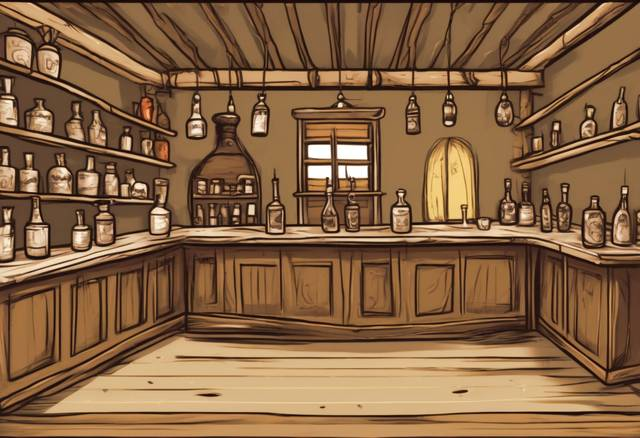
#> input picture src/art/pintado/mg/escena-bar.jpg, 640 x 438 px
$ python -i integrar_arte.py   (imports and definitions only)
#> lines starting #> are read from the running program, lines starting #| are printed output that depends on the picture
#> further down, picture is the input picture: PIL image 640x438 RGB; mean R, G, B 134.4, 99.3, 66.9
"""Mete en el juego las piezas generadas en Kaggle (tools/kaggle/generar_piezas.py).

Uso:
    python3 tools/integrar_arte.py <carpeta del zip descomprimido> <elecciones.json>

elecciones.json: {"clave_del_juego": "nombre_candidata.png" | {"img": ..., "recorte": [x0, y0, x1, y1]}, ...}
  p. ej. {"naranjo": "naranjo__1037.png", "fachada-1-0": {"img": "fachada-1__1074.png", "recorte": [0, 0.35, 1, 1]}}
  recorte: parte de la imagen que se usa, en fracciones (0–1) de ancho y alto.

Cada pieza se ajusta al tamaño exacto de su entrada en src/art/index.ts (w × h × scale) y se
guarda en src/art/pintado/<clave>.png, que sustituye al dibujo SVG automáticamente. Para que el
juego siga yendo fluido en el móvil las imágenes se reducen a ese tamaño y a 256 colores.
"""
import json
import os
import re
import sys

from PIL import Image, ImageChops, ImageEnhance, ImageFilter

RAIZ = os.path.dirname(os.path.dirname(os.path.abspath(__file__)))
DESTINO = os.path.join(RAIZ, "src", "art", "pintado")

# Tamaños (w, h, scale, oy) copiados de src/art/index.ts; oy = altura relativa del punto de apoyo
CONST = {"HOUSE_W": 120, "HOUSE_H": 84, "CORNER_W": 52, "CORNER_H": 84}
LANDMARK = {
    "iglesia": {"largo": (190, 70), "corto": (80, 86)},
    "ayuntamiento": {"largo": (190, 64), "corto": (70, 64)},
    "estacion": {"largo": (220, 56), "corto": (60, 56)},
    "cuartel": {"largo": (160, 52), "corto": (60, 52)},
}
SPRITES = {  # clave: (w, h, scale, oy)
    "naranjo": (64, 84, 1.5, 0.93),
    "olivo": (72, 84, 1.5, 0.93),
    "arbusto": (44, 32, 1.5, 0.84),
    "farola": (26, 80, 1.5, 0.95),
    "banco": (52, 30, 1.5, 0.85),
    "maceta": (20, 24, 1.5, 0.95),
    "buganvilla": (40, 56, 1.5, 0.95),
    "pilon": (64, 44, 1.5, 0.88),
    "papelera": (16, 26, 1.5, 0.95),
    "estatua": (68, 128, 2, 0.95),
}
TEXTURAS = {  # clave: lado en píxeles de la textura
    "suelo-asfalto": 256,
    "suelo-acera": 128,
    "suelo-empedrado": 128,
    "suelo-tierra": 512,
    "suelo-campo": 512,
    "suelo-cesped": 512,
    "suelo-losas": 128,
    "teja-0": 96,
    "teja-1": 96,
    "teja-2": 96,
}


# [34 lines left out: functions tamano_muro, reducir, entonar, not called in this run]


def simplificar(im, colores=10):
    """Para objetos pequeños: quita el detalle fino (líneas de boceto, texturas) y deja manchas
    planas de pocos colores con un contorno de tinta limpio, que es lo que se lee a ese tamaño."""
#> called with colores = 10
    im = im.convert("RGBA")
    alfa = im.getchannel("A").point(lambda a: 255 if a > 110 else 0)
#> alfa: PIL image 640x438 L; every value is 255
    rgb = im.convert("RGB").filter(ImageFilter.MedianFilter(5)).filter(ImageFilter.MedianFilter(5))
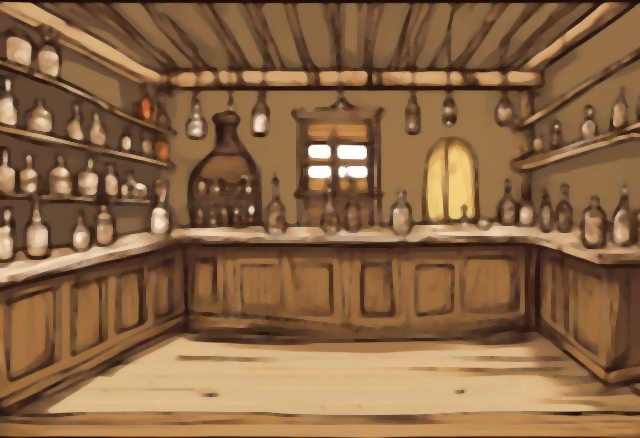
#> rgb: PIL image 640x438 RGB; mean R, G, B 136.9, 101.7, 68.7
    rgb = rgb.quantize(colores, method=Image.Quantize.MEDIANCUT, dither=Image.Dither.NONE).convert("RGB")
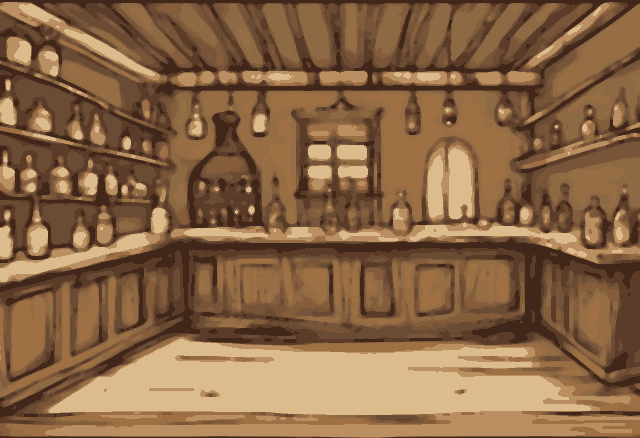
#> rgb: PIL image 640x438 RGB; mean R, G, B 137.4, 102.1, 69
    rgb = rgb.filter(ImageFilter.ModeFilter(5))
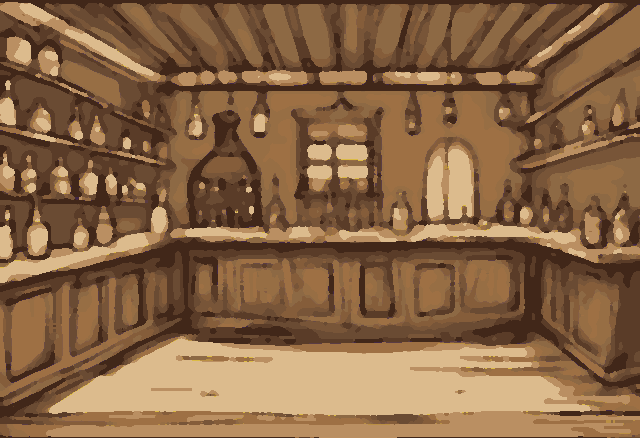
#> rgb: PIL image 640x438 RGB; mean R, G, B 136.7, 101.6, 68.9
    # contorno: el borde de la silueta en tinta
    borde = ImageChops.subtract(alfa.filter(ImageFilter.MaxFilter(7)), alfa)
#> borde: PIL image 640x438 L; every value is 0
    tinta = Image.new("RGB", rgb.size, (34, 24, 18))
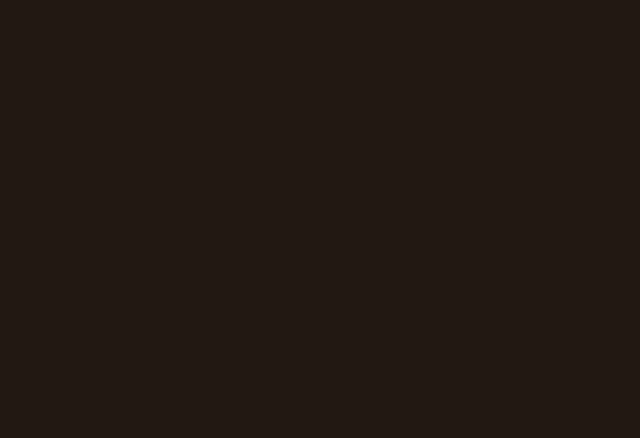
#> tinta: PIL image 640x438 RGB; mean R, G, B 34, 24, 18
    rgb = Image.composite(tinta, rgb, borde)
    out = rgb.convert("RGBA")
    out.putalpha(ImageChops.lighter(alfa, borde))
    return out


# [46 lines left out: functions ajustar_sprite, main, not called in this run]


# [2 lines not run here, left out]

>>> from PIL import Image
>>> picture = Image.open('../src/art/pintado/mg/escena-bar.jpg')
>>> result = simplificar(picture)

$ run again, on src/art/pintado/mg/escena-canasta.jpg
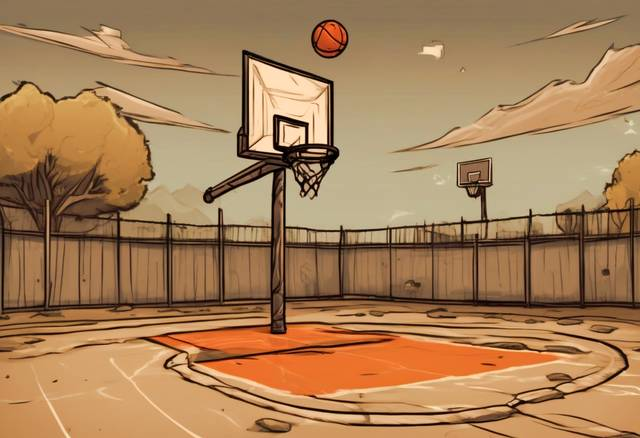
#> input picture src/art/pintado/mg/escena-canasta.jpg, 640 x 438 px
#> picture is the input picture: PIL image 640x438 RGB; mean R, G, B 167.2, 127.9, 87.9
#> alfa: PIL image 640x438 L; every value is 255
#> in simplificar, `rgb = rgb.quantize(colores, method=Image.Quantize.MEDIANCUT, dither=Im..`:
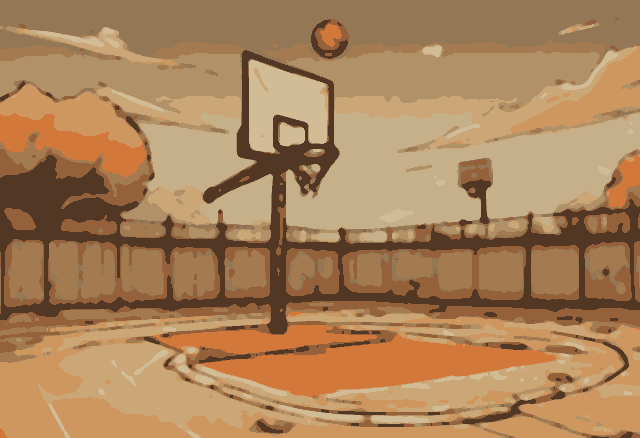
#> rgb: PIL image 640x438 RGB; mean R, G, B 170.5, 131, 90.2
#> in simplificar, `rgb = rgb.filter(ImageFilter.ModeFilter(5))`:
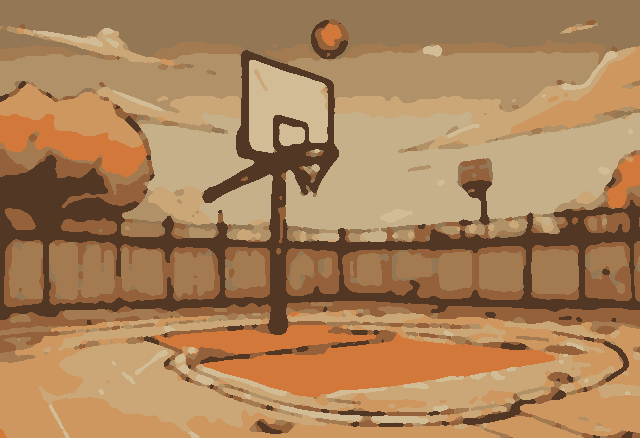
#> rgb: PIL image 640x438 RGB; mean R, G, B 170.1, 130.5, 89.9
#> borde: PIL image 640x438 L; every value is 0

$ run again, on src/art/pintado/mg/escena-estanco.jpg
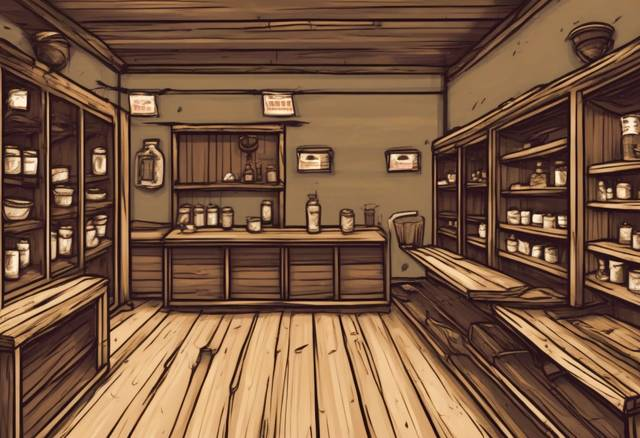
#> input picture src/art/pintado/mg/escena-estanco.jpg, 640 x 438 px
#> picture is the input picture: PIL image 640x438 RGB; mean R, G, B 122.1, 88.4, 64.4
#> alfa: PIL image 640x438 L; every value is 255
#> in simplificar, `rgb = im.convert("RGB").filter(ImageFilter.MedianFilter(5)).filter(Ima..`:
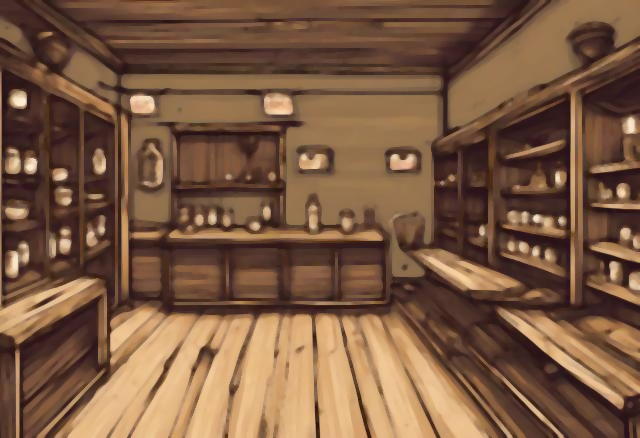
#> rgb: PIL image 640x438 RGB; mean R, G, B 123.7, 90.1, 65.9
#> in simplificar, `rgb = rgb.filter(ImageFilter.ModeFilter(5))`:
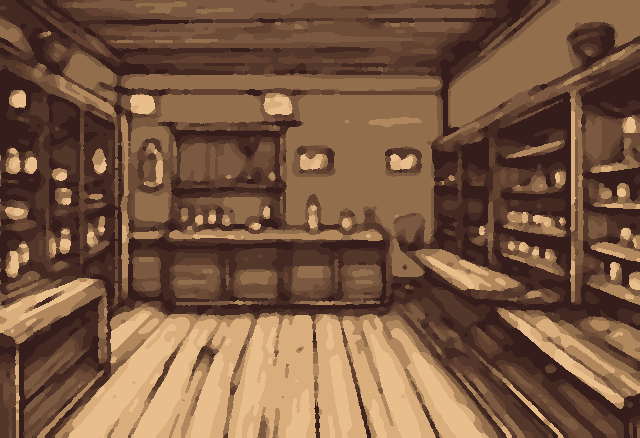
#> rgb: PIL image 640x438 RGB; mean R, G, B 122.8, 89.3, 65.6
#> borde: PIL image 640x438 L; every value is 0

$ run again, on src/art/pintado/mg/escena-estanque.jpg
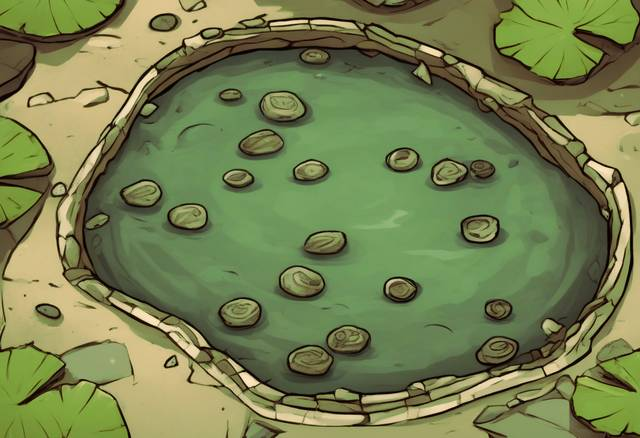
#> input picture src/art/pintado/mg/escena-estanque.jpg, 640 x 438 px
#> picture is the input picture: PIL image 640x438 RGB; mean R, G, B 117.9, 128.9, 80.2
#> alfa: PIL image 640x438 L; every value is 255
#> in simplificar, `rgb = im.convert("RGB").filter(ImageFilter.MedianFilter(5)).filter(Ima..`:
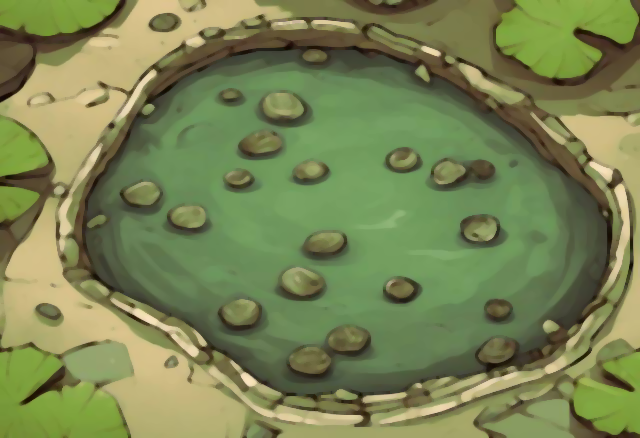
#> rgb: PIL image 640x438 RGB; mean R, G, B 120.7, 131.8, 82.4
#> in simplificar, `rgb = rgb.quantize(colores, method=Image.Quantize.MEDIANCUT, dither=Im..`:
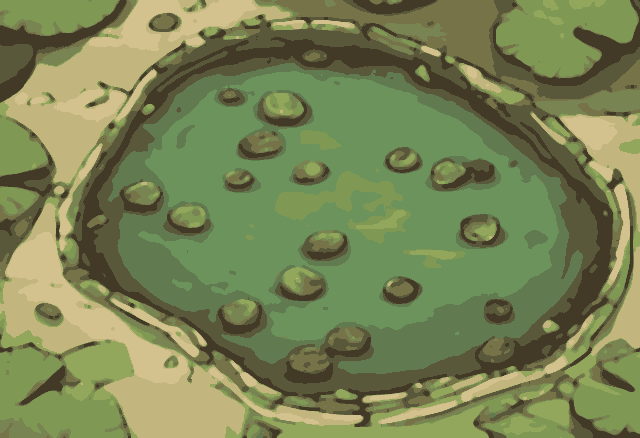
#> rgb: PIL image 640x438 RGB; mean R, G, B 120.6, 132, 83.9
#> borde: PIL image 640x438 L; every value is 0
